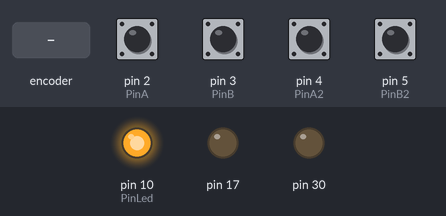
Simulated run of this program. Board: SparkFun Pro Micro, built with avr-gcc and run on an emulated ATmega32U4. Parts: output pins drawn as LEDs (lit = HIGH). Dashed ring = blinking. The test bench sets the inputs (shaded band); at power-on: pin 2 (PinA), pin 3 (PinB), pin 4 (PinA2), pin 5 (PinB2) HIGH.

Above: at 1.2 s.
1.3 s: rotary encoder on pin 2 (PinA) / pin 3 (PinB) turned 3 steps (first pin leading)
At 1.62 s:
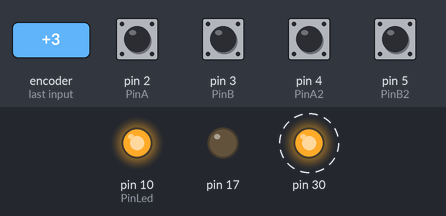
Timing chart, 0 to 4.3 s (numbered marks = the images above; inputs shaded):
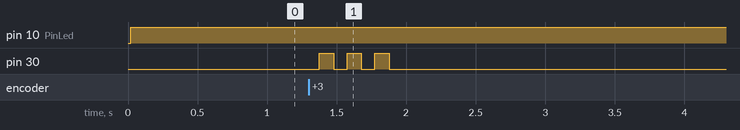

The program:

main.cpp
```cpp
// CNC pendant interface to Duet
// D Crocker, started 2020-05-04

/* This Arduino sketch can be run on either Arduino Nano or Arduino Pro Micro.
 * It should also work on an Arduino Uno (using the same wiring scheme as for the Nano) or Arduino Leonardo (using the
same wiring scheme as for the Pro Micro).
 * The recommended board is the Arduino Pro Micro because the passthrough works without any modifications to the
Arduino.

*** Pendant to Arduino Pro Micro connections ***

Pro Micro Pendant   Wire colours
VCC       +5V       red
GND       0V,       black
		  COM,      orange/black
		  CN,       blue/black
		  LED-      white/black

D2        A         green
D3        B         white
D4        X         yellow
D5        Y         yellow/black
D6        Z         brown
D7        4         brown/black
D8        5         powder (if present)
D9        6         powder/black (if present)
D10       LED+      green/black
A0        STOP      blue
A1        X1        grey
A2        X10       grey/black
A3        X100      orange

NC        /A,       violet
		  /B        violet/black

*** Arduino Pro Micro to Duet PanelDue connector connections ***

Pro Micro Duet
VCC       +5V
GND       GND
TX1/D0    Through 6K8 resistor to URXD, also connect 10K resistor between URXD and GND

To connect a PanelDue as well:

PanelDue +5V to +5V/VCC
PanelDue GND to GND
PanelDue DIN to Duet UTXD or IO_0_OUT
PanelDue DOUT to /Pro Micro RX1/D0.

*** Pendant to Arduino Nano connections ***

Nano    Pendant   Wire colours
+5V     +5V       red
GND     0V,       black
		COM,      orange/black
		CN,       blue/black
		LED-      white/black

D2      A         green
D3      B         white
D4      X         yellow
D5      Y         yellow/black
D6      Z         brown
D7      4         brown/black
D8      5         powder (if present)
D9      6         powder/black (if present)
D10     X1        grey
D11     X10       grey/black
D12     X100      orange
D13     LED+      green/black
A0      STOP      blue

NC      /A,       violet
		/B        violet/black

*** Arduino Nano to Duet PanelDue connector connections ***

Nano    Duet
+5V     +5V
GND     GND
TX1/D0  Through 6K8 resistor to URXD, also connect 10K resistor between URXD and GND

To connect a PanelDue as well:

PanelDue +5V to +5V
PanelDue GND to GND
PanelDue DIN to Duet UTXD or IO_0_OUT
PanelDue DOUT to Nano/Pro Micro RX1/D0.

On the Arduino Nano is necessary to replace the 1K resistor between the USB interface chip by a 10K resistor so that
PanelDiue can override the USB chip. On Arduino Nano clones with CH340G chip, it is also necessary to remove the RxD LED
or its series resistor.

*/

#include <Arduino.h>

// Configuration constants
const int PinA = 2;
const int PinB = 3;
const int PinA2 = 4;
const int PinB2 = 5;

#if defined(__AVR_ATmega32U4__) // Arduino Micro, Pro Micro or Leonardo
const int PinLed = 10;
#endif

#if defined(__AVR_ATmega328P__) // Arduino Nano or Uno
const int PinLed = 13;
#endif

const unsigned long BaudRate = 57600;
const int PulsesPerClick = 4;
const unsigned long MinCommandInterval = 20;

#include "GCodeSerial.h"
#include "RotaryEncoder.h"

RotaryEncoder encoder(PinA, PinB, PulsesPerClick);
RotaryEncoder encoder2(PinA2, PinB2, PulsesPerClick);
RotaryEncoder* lastEncoder = nullptr;

int serialBufferSize;
int distanceMultiplier;
int speed = 100;
int speed2 = 100;
int pendingSpeedDelta0 = 0;
int pendingSpeedDelta1 = 0;
uint32_t whenLastCommandSent = 0;

struct PendingSpeedCommand
{
	bool active = false;
	uint32_t dueAt = 0;
	int value = 100;
};

PendingSpeedCommand pendingSpeed0;
PendingSpeedCommand pendingSpeed1;

#if defined(__AVR_ATmega32U4__) // Arduino Leonardo or Pro Micro
#  define UartSerial Serial1
#elif defined(__AVR_ATmega328P__) // Arduino Uno or Nano
#  define UartSerial Serial
#endif

GCodeSerial output(UartSerial);

void setup()
{
	encoder.init();
	encoder2.init();
	pinMode(PinLed, OUTPUT);

	output.begin(BaudRate);

	serialBufferSize = output.availableForWrite();

#if defined(__AVR_ATmega32U4__) // Arduino Leonardo or Pro Micro
	TX_RX_LED_INIT;
#endif
}

template <typename T>
static T clamp(T v, T min, T max)
{
	if (v < min)
		return min;
	if (v > max)
		return max;
	return v;
}

void loop()
{
	// 0. Poll both encoders and accumulate motion deltas. Ideally we would do this in the tick ISR, but after all these
	// years the Arduino core STILL doesn't let us hook it. We could possibly use interrupts instead, but if the encoder
	// suffers from contact bounce then that isn't a good idea. In practice this loop executes fast enough that polling
	// it here works well enough
	encoder.poll();
	encoder2.poll();
	const uint32_t now = millis();
	pendingSpeedDelta0 += encoder.getChange();
	pendingSpeedDelta1 += encoder2.getChange();

	digitalWrite(PinLed, HIGH);

	// 1. Send delayed M220 for P0 when due. This is non-blocking, so encoder polling continues while waiting.
	if (pendingSpeed0.active && now >= pendingSpeed0.dueAt && output.availableForWrite() == serialBufferSize)
	{
#if defined(__AVR_ATmega32U4__) // Arduino Micro, Pro Micro or Leonardo
		TXLED0;					// turn on transmit LED
#endif
		output.write("M220 S");
		output.print(pendingSpeed0.value);
		output.write('\n');
		pendingSpeed0.active = false;
		whenLastCommandSent = now;
	}

	// 2. Send delayed M220 for P1 when due. Only one M596->M220 pair can be in flight at a time.
	if (pendingSpeed1.active && now >= pendingSpeed1.dueAt && output.availableForWrite() == serialBufferSize)
	{
#if defined(__AVR_ATmega32U4__) // Arduino Micro, Pro Micro or Leonardo
		TXLED0;					// turn on transmit LED
#endif
		output.write("M220 S");
		output.print(pendingSpeed1.value);
		output.write('\n');
		pendingSpeed1.active = false;
		whenLastCommandSent = now;
	}

	// 3. If no delayed M220 is pending and the serial buffer is empty, start the next M596->M220 sequence.
	//    M596 is sent first and the corresponding M220 is queued for 100ms later.
	if (output.availableForWrite() == serialBufferSize && !pendingSpeed0.active && !pendingSpeed1.active)
	{
#if defined(__AVR_ATmega32U4__) // Arduino Micro, Pro Micro or Leonardo
		TXLED1;					// turn off transmit LED
#endif
		if (now - whenLastCommandSent >= MinCommandInterval)
		{
			constexpr uint32_t delayMs = 100;
			const bool canSendP0 = (pendingSpeedDelta0 != 0);
			const bool canSendP1 = (pendingSpeedDelta1 != 0);
			const bool sendP0 = canSendP0 && (!canSendP1 || lastEncoder == &encoder2);

			if (sendP0)
			{
#if defined(__AVR_ATmega32U4__) // Arduino Micro, Pro Micro or Leonardo
				TXLED0;			// turn on transmit LED
#endif
				speed = clamp(speed + pendingSpeedDelta0, 1, 1000);
				pendingSpeedDelta0 = 0;
				lastEncoder = &encoder;

				whenLastCommandSent = now;
				output.write("M596 P0\n");
				pendingSpeed0.active = true;
				pendingSpeed0.dueAt = now + delayMs;
				pendingSpeed0.value = speed;
			}
			else if (canSendP1)
			{
#if defined(__AVR_ATmega32U4__) // Arduino Micro, Pro Micro or Leonardo
				TXLED0;			// turn on transmit LED
#endif
				speed2 = clamp(speed2 + pendingSpeedDelta1, 1, 1000);
				pendingSpeedDelta1 = 0;
				lastEncoder = &encoder2;

				whenLastCommandSent = now;
				output.write("M596 P1\n");
				pendingSpeed1.active = true;
				pendingSpeed1.dueAt = now + delayMs;
				pendingSpeed1.value = speed2;
			}
		}
	}
}

// End
```

CRC16.cpp
```cpp
/*
 * CRC16.cpp
 *
 *  Created on: 4 Dec 2020
 *      Author: David
 *
 *  CRC-16 computation
 */

#include "CRC16.h"
#include <stddef.h>

static const uint16_t crc16_table[] =
{
    0x0000, 0x1021, 0x2042, 0x3063, 0x4084, 0x50a5, 0x60c6, 0x70e7,
    0x8108, 0x9129, 0xa14a, 0xb16b, 0xc18c, 0xd1ad, 0xe1ce, 0xf1ef,
    0x1231, 0x0210, 0x3273, 0x2252, 0x52b5, 0x4294, 0x72f7, 0x62d6,
    0x9339, 0x8318, 0xb37b, 0xa35a, 0xd3bd, 0xc39c, 0xf3ff, 0xe3de,
    0x2462, 0x3443, 0x0420, 0x1401, 0x64e6, 0x74c7, 0x44a4, 0x5485,
    0xa56a, 0xb54b, 0x8528, 0x9509, 0xe5ee, 0xf5cf, 0xc5ac, 0xd58d,
    0x3653, 0x2672, 0x1611, 0x0630, 0x76d7, 0x66f6, 0x5695, 0x46b4,
    0xb75b, 0xa77a, 0x9719, 0x8738, 0xf7df, 0xe7fe, 0xd79d, 0xc7bc,
    0x48c4, 0x58e5, 0x6886, 0x78a7, 0x0840, 0x1861, 0x2802, 0x3823,
    0xc9cc, 0xd9ed, 0xe98e, 0xf9af, 0x8948, 0x9969, 0xa90a, 0xb92b,
    0x5af5, 0x4ad4, 0x7ab7, 0x6a96, 0x1a71, 0x0a50, 0x3a33, 0x2a12,
    0xdbfd, 0xcbdc, 0xfbbf, 0xeb9e, 0x9b79, 0x8b58, 0xbb3b, 0xab1a,
    0x6ca6, 0x7c87, 0x4ce4, 0x5cc5, 0x2c22, 0x3c03, 0x0c60, 0x1c41,
    0xedae, 0xfd8f, 0xcdec, 0xddcd, 0xad2a, 0xbd0b, 0x8d68, 0x9d49,
    0x7e97, 0x6eb6, 0x5ed5, 0x4ef4, 0x3e13, 0x2e32, 0x1e51, 0x0e70,
    0xff9f, 0xefbe, 0xdfdd, 0xcffc, 0xbf1b, 0xaf3a, 0x9f59, 0x8f78,
    0x9188, 0x81a9, 0xb1ca, 0xa1eb, 0xd10c, 0xc12d, 0xf14e, 0xe16f,
    0x1080, 0x00a1, 0x30c2, 0x20e3, 0x5004, 0x4025, 0x7046, 0x6067,
    0x83b9, 0x9398, 0xa3fb, 0xb3da, 0xc33d, 0xd31c, 0xe37f, 0xf35e,
    0x02b1, 0x1290, 0x22f3, 0x32d2, 0x4235, 0x5214, 0x6277, 0x7256,
    0xb5ea, 0xa5cb, 0x95a8, 0x8589, 0xf56e, 0xe54f, 0xd52c, 0xc50d,
    0x34e2, 0x24c3, 0x14a0, 0x0481, 0x7466, 0x6447, 0x5424, 0x4405,
    0xa7db, 0xb7fa, 0x8799, 0x97b8, 0xe75f, 0xf77e, 0xc71d, 0xd73c,
    0x26d3, 0x36f2, 0x0691, 0x16b0, 0x6657, 0x7676, 0x4615, 0x5634,
    0xd94c, 0xc96d, 0xf90e, 0xe92f, 0x99c8, 0x89e9, 0xb98a, 0xa9ab,
    0x5844, 0x4865, 0x7806, 0x6827, 0x18c0, 0x08e1, 0x3882, 0x28a3,
    0xcb7d, 0xdb5c, 0xeb3f, 0xfb1e, 0x8bf9, 0x9bd8, 0xabbb, 0xbb9a,
    0x4a75, 0x5a54, 0x6a37, 0x7a16, 0x0af1, 0x1ad0, 0x2ab3, 0x3a92,
    0xfd2e, 0xed0f, 0xdd6c, 0xcd4d, 0xbdaa, 0xad8b, 0x9de8, 0x8dc9,
    0x7c26, 0x6c07, 0x5c64, 0x4c45, 0x3ca2, 0x2c83, 0x1ce0, 0x0cc1,
    0xef1f, 0xff3e, 0xcf5d, 0xdf7c, 0xaf9b, 0xbfba, 0x8fd9, 0x9ff8,
    0x6e17, 0x7e36, 0x4e55, 0x5e74, 0x2e93, 0x3eb2, 0x0ed1, 0x1ef0
};

CRC16::CRC16() noexcept
{
	Reset(0);
}

void CRC16::Update(char c) noexcept
{
	crc = (uint16_t)((crc << 8) ^ crc16_table[((crc >> 8) ^ c) & 0x00ff]);
}

void CRC16::Update(const char *c, size_t len) noexcept
{
	uint16_t locCrc = crc;			// copy into a local variable to make it faster and smaller
	while (len != 0)
	{
		locCrc = (uint16_t)((locCrc << 8) ^ crc16_table[((locCrc >> 8) ^ *c++) & 0x00ff]);
		--len;
	}
	crc = locCrc;
}

// End
```

CRC16.h
```cpp
/*
 * CRC16.h
 *
 *  Created on: 4 Dec 2020
 *      Author: David
 *
 * This calculates CRC16 CCIT with initial CRC value Zero.
 */

#ifndef CRC16_H_
#define CRC16_H_

#include <Arduino.h>

class CRC16
{
private:
	uint16_t crc;

public:
	CRC16() noexcept;

	void Update(char c) noexcept;
	void Update(const char *c, size_t len) noexcept;
	void Reset(uint16_t initialValue) noexcept;
	uint16_t Get() const noexcept;
};

inline uint16_t CRC16::Get() const noexcept
{
	return crc;
}

inline void CRC16::Reset(uint16_t initialValue) noexcept
{
	crc = initialValue;
}

#endif /* CRC16_H_ */
```

GCodeSerial.cpp
```cpp
#include "GCodeSerial.h"

void GCodeSerial::begin(unsigned long baud)
{
  serial.begin(baud);
  lineNumber = 0;
#if USE_CRC16
  crc.Reset(0);
#else
  checksum = 0;
#endif
  emptyLine = true;
}

size_t GCodeSerial::write(uint8_t c)
{
  if (c == '\n')
  {
    if (!emptyLine)
    {
      serial.write('*');
#if USE_CRC16
      // We must send the CRC as 5 digits so that it isn't mistaken for a checksum
      uint16_t crcVal = crc.Get();
      serial.write(crcVal/10000 + '0');
      crcVal %= 10000;
      serial.write(crcVal/1000 + '0');
      crcVal %= 1000;
      serial.write(crcVal/100 + '0');
      crcVal %= 100;
      serial.write(crcVal/10 + '0');
      serial.write(crcVal % 10 + '0');
#else
      serial.print(checksum);
#endif
      emptyLine = true;
    }
  }
  else
  {
    if (emptyLine)
    {
      ++lineNumber;
#if USE_CRC16
      crc.Reset(0);
#else
      checksum = 0;
#endif
      emptyLine = false;        // do this first to avoid infinite recursion
      write('N');               // this recurses so that it updates the checksum
      print(lineNumber);        // this recurses so that it updates the checksum
	  write(' ');
	}
#if USE_CRC16
    crc.Update(c);
#else
    checksum ^= c;
#endif
  }
  serial.write(c);
  return 1;
}

// End
```

GCodeSerial.h
```cpp
#ifndef GCODESERIAL_INCLUDED
#define GCODESERIAL_INCLUDED

#include "Arduino.h"
#include "CRC16.h"

#define USE_CRC16   (1)     // 1 to append CRC16 to commands, 0 to append checksum

// Class to output to serial, adding line numbers and checksums
class GCodeSerial : public Print
{
public:
  GCodeSerial(HardwareSerial& device) : serial(device) { }

  void begin(unsigned long baud);
  size_t write(uint8_t) override;
  int availableForWrite() override { return serial.availableForWrite(); }
  using Print::write;

private:
  HardwareSerial& serial;
  uint16_t lineNumber;
#if USE_CRC16
  CRC16 crc;
#else
  uint8_t checksum;
#endif
  bool emptyLine;
};

#endif
```

PassThrough.cpp
```cpp
#include "PassThrough.h"

// Add a character to the checksum and CRC
void PassThrough::AddToChecksum(char c)
{
  computedChecksum ^= c;
  computedCrc.Update(c);
}

// Store character and add to checksum and CRC. If no room, we will discover that when we try to append the newline, so no need to record overflow here.
void PassThrough::StoreAndAddToChecksum(char c)
{
  if (count < sizeof(buffer)/sizeof(buffer[0]))
  {
    buffer[count++] = c;
  }
  AddToChecksum(c);
}

// Get the command and reset the state
const char *PassThrough::GetCommand()
{
  state = State::waitingForStart;
  return buffer;
}

// Check for new data, return 0 if no command available, else length of the command
unsigned int PassThrough::Check(HardwareSerial& serial)
{
  while (state != State::haveCommand && serial.available() != 0)
  {
#if defined(__AVR_ATmega32U4__)     // Arduino Micro, Pro Micro or Leonardo
    RXLED0;                         // turn on receive LED
#endif
    const char c = serial.read();
#if defined(__AVR_ATmega32U4__)     // Arduino Micro, Pro Micro or Leonardo
    if (c == '\r' || c == '\n')
    {
      RXLED1;                       // turn off receive LED
    }
    else
    {
      RXLED0;                       // turn on receive LED
    }
#endif
    switch (state)
    {
      case State::waitingForStart:
        if (c == 'N')
        {
          state = State::receivingLineNumber;
          computedChecksum = 0;
          computedCrc.Reset(0);
          count = 0;
          AddToChecksum(c);
        }
        break;

      case State::receivingLineNumber:
        if (c >= '0' && c <= '9')
        {
          AddToChecksum(c);
          break;
        }
        state = State::skippingSpaces;
        __attribute__ ((fallthrough));
      case State::skippingSpaces:
        if (c == ' ' || c == '\t')
        {
          AddToChecksum(c);
          break;
        }
        state = State::receivingCommand;
        __attribute__ ((fallthrough));
      case State::receivingCommand:
        if (c == '*')
        {
          state = State::receivingChecksumOrCrc;
          receivedChecksumOrCrc = 0;
          checksumCharacters = 0;
          break;
        }
        if (c == '\n' || c == '\r')
        {
          state = State::waitingForStart;
          break;
        }
        if (c == '"')
        {
          state = State::receivingQuotedString;
        }
        StoreAndAddToChecksum(c);
        break;

      case State::receivingQuotedString:
        if (c == '\n' || c == '\r')
        {
          state = State::waitingForStart;
          break;
        }
        if (c == '"')
        {
          state = State::receivingCommand;
        }
        StoreAndAddToChecksum(c);
        break;

      case State::receivingChecksumOrCrc:
        if (c == '\n' || c == '\r')
        {
          if (count == sizeof(buffer)/sizeof(buffer[0]))    // if buffer too small for the command
          {
            state = State::waitingForStart;
            break;
          }
          buffer[count++] = '\n';
          state = (   (checksumCharacters >= 1 && checksumCharacters <= 3 && receivedChecksumOrCrc == computedChecksum)
                   || (checksumCharacters == 5 && receivedChecksumOrCrc == computedCrc.Get())
                  )
                  ? State::haveCommand : State::waitingForStart;
        }
        else if (c >= '0' && c <= '9' && checksumCharacters < 5)
        {
          receivedChecksumOrCrc = (10 * receivedChecksumOrCrc) + (c - '0');
          ++checksumCharacters;
        }
        else
        {
          state = State::waitingForStart;
        }
        break;

      default:
        break;
    }
  }
  return (state == State::haveCommand) ? count : 0;
}

// End
```

PassThrough.h
```cpp
#ifndef PASSTHROUGH_H_INCLUDED
#define PASSTHROUGH_H_INCLUDED

#include "Arduino.h"
#include "CRC16.h"

// Class to accumulate commands received from PanelDue to be passed through
class PassThrough
{
public:
  unsigned int Check(HardwareSerial& serial);     // Check for new data, return 0 if no command available, else length of the command
  const char *GetCommand();                       // Get the command and reset the state

private:
  void AddToChecksum(char c);
  void StoreAndAddToChecksum(char c);             // Store character and add to checksum. If no room, set the overflow flag.

  // Pass through data
  enum class State : uint8_t
  {
    waitingForStart = 0,
    receivingLineNumber,
    skippingSpaces,
    receivingCommand,
    receivingQuotedString,
    receivingChecksumOrCrc,
    haveCommand
  };

  uint8_t count = 0;
  uint8_t checksumCharacters;
  uint8_t computedChecksum;
  CRC16 computedCrc;
  uint16_t receivedChecksumOrCrc;
  State state = State::waitingForStart;
  bool overflowed;
  char buffer[100];
};

#endif
```

RotaryEncoder.h
```cpp
#ifndef __RotaryEncoderIncluded
#define __RotaryEncoderIncluded

#include <Arduino.h>

class RotaryEncoder
{
  uint8_t state;
  int pin0, pin1;
  int ppc;
  int change;

  uint8_t readState()
  {
    return (digitalRead(pin0) ? 1u : 0u) | (digitalRead(pin1) ? 2u : 0u);
  }

public:
  RotaryEncoder(int p0, int p1, int pulsesPerClick) :
    state(0), pin0(p0), pin1(p1), ppc(pulsesPerClick), change(0) {}

  void init();
  void poll();
  int getChange();
};

#endif
```

Source omitted: RotaryEncoder.cpp (1256 bytes)

Measured:
- after the input at 1.3 s, pin 30: alternates HIGH for 0.10 s and LOW for 0.10 s, 6 changes in all, then stays LOW, starting after 0.08 s
